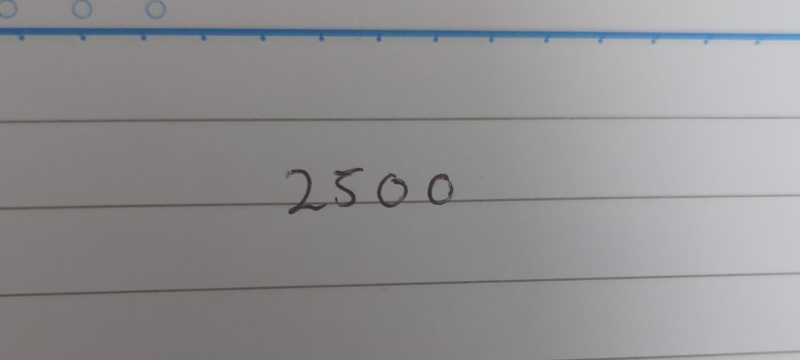
#> input picture handwritten_examples/sample_example1.jpeg, 1600 x 720 px (shown at 1/2 size)
$ python -i athn.py   (imports and definitions only)
#> lines starting #> are read from the running program, lines starting #| are printed output that depends on the picture; after the words box and inside, x2 and y2 are one past the last pixel; in counts of white or black regions, pixels touching at a corner belong together
"""Adaptive Text-Height Normalisation (ATHN): training-free, image-only preprocessing before unchanged LoGo-HTR.

1. Estimate text height from the image alone: Otsu ink mask; long printed lines (>= 50% of width or height) removed;
   8-connected components filtered to character/word-like blobs; text height = 80th percentile of their heights.
   This is an estimate, not a measurement; it fails on empty, near-uniform or very noisy crops (-> identity).
2. If the estimate lies inside [band_lo, band_hi] keep the image (identity path). Otherwise resize isotropically by
   target / estimate, clamped to [min_scale, max_scale] and so that the result stays within the upstream caps
   (h <= 256, w <= 1024) and minimum (16 px). INTER_CUBIC to enlarge, INTER_AREA to shrink. Aspect ratio kept.
No ground truth, field labels or dataset names are used; only pixels.
"""
import cv2
import numpy as np

UP_H, UP_W, MIN_SIDE = 256, 1024, 16


def estimate_text_height(rgb: np.ndarray):
    """Returns (height_px or None, info dict)."""
    if rgb is None or rgb.ndim != 3 or min(rgb.shape[:2]) < 4:
        return None, {"reason": "invalid_image"}
    grey = cv2.cvtColor(rgb, cv2.COLOR_RGB2GRAY)
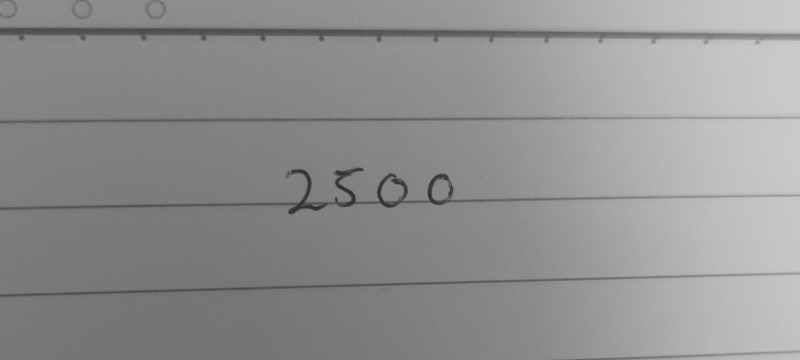
#> grey: shape (720, 1600) (shown at 1/2 size); min 40, max 203, mean 144.1
    if grey.std() < 2:
        return None, {"reason": "uniform_image"}
    _, ink = cv2.threshold(grey, 0, 255, cv2.THRESH_BINARY_INV + cv2.THRESH_OTSU)
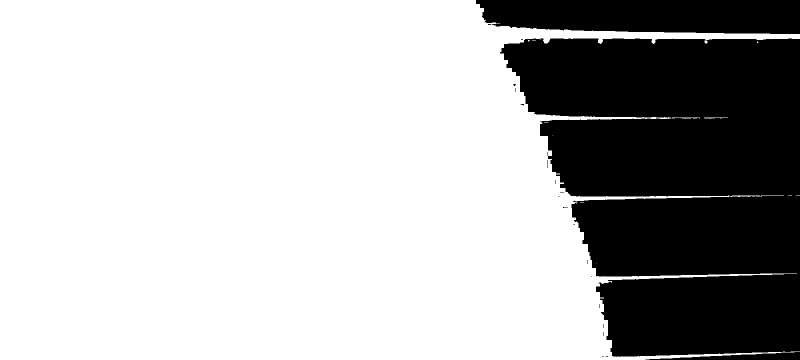
#> ink: shape (720, 1600) (shown at 1/2 size); 71% white; 22 black regions (19 under 20 px), largest, box (x1, y1, x2, y2) and area: (1000, 77, 1600, 714) 291950, (952, 0, 1600, 68) 39567, (1291, 704, 1600, 720) 2653
    frac = float((ink > 0).mean())
#> frac = 0.71
    if not 0.002 <= frac <= 0.6:
        return None, {"reason": "ink_fraction_out_of_range", "ink_fraction": round(frac, 4)}
    h, w = grey.shape
    lines = cv2.morphologyEx(ink, cv2.MORPH_OPEN, cv2.getStructuringElement(cv2.MORPH_RECT, (max(3, w // 2), 1))) | \
        cv2.morphologyEx(ink, cv2.MORPH_OPEN, cv2.getStructuringElement(cv2.MORPH_RECT, (1, max(3, h // 2))))
    ink = cv2.bitwise_and(ink, cv2.bitwise_not(lines))
    n, _, stats, _ = cv2.connectedComponentsWithStats(ink, connectivity=8)
    min_area = max(4, int(1e-4 * h * w))
    hs = [int(s[cv2.CC_STAT_HEIGHT]) for s in stats[1:]
          if s[cv2.CC_STAT_AREA] >= min_area and s[cv2.CC_STAT_HEIGHT] >= 3
          and s[cv2.CC_STAT_HEIGHT] <= 0.95 * h and s[cv2.CC_STAT_WIDTH] <= 0.9 * w]
    if not hs:
        return None, {"reason": "no_text_components"}
    return float(np.percentile(hs, 80)), {"components": len(hs), "ink_fraction": round(frac, 4)}


def apply(rgb: np.ndarray, cfg: dict):
    """Returns (image, meta). cfg: band_lo, band_hi, target, min_scale, max_scale."""
    est, info = estimate_text_height(rgb)
    h, w = rgb.shape[:2]
    meta = {"method": "ATHN", "estimated_text_height": est, **info, "input_hw": [h, w], "scale": 1.0,
            "interpolation": None, "applied": False}
    if est is None or cfg["band_lo"] <= est <= cfg["band_hi"]:
        meta["path"] = "identity" if est is not None else "identity_fallback"
        return rgb, meta
    s = min(max(cfg["target"] / est, cfg["min_scale"]), cfg["max_scale"])
    s = min(s, UP_H / h, UP_W / w) if s > 1 else s          # enlarging beyond the upstream caps would be undone
    s = max(s, MIN_SIDE / h, MIN_SIDE / w)
    if abs(s - 1) < 0.05:
        meta["path"] = "identity_small_change"
        return rgb, meta
    interp = cv2.INTER_CUBIC if s > 1 else cv2.INTER_AREA
    out = cv2.resize(rgb, (max(1, round(w * s)), max(1, round(h * s))), interpolation=interp)
    meta.update(scale=round(s, 4), interpolation="INTER_CUBIC" if s > 1 else "INTER_AREA", applied=True,
                path="resized", output_hw=list(out.shape[:2]))
    return out, meta


def _selftest():
    img = np.full((40, 160, 3), 255, np.uint8)
    cv2.putText(img, "3083", (10, 30), cv2.FONT_HERSHEY_SIMPLEX, 0.8, (0, 0, 0), 2)
    est, _ = estimate_text_height(img)
    assert est is not None and 10 <= est <= 30, est
    cfg = {"band_lo": 40, "band_hi": 80, "target": 56, "min_scale": 0.5, "max_scale": 4.0}
    out, meta = apply(img, cfg)
    assert meta["applied"] and out.shape[0] > img.shape[0] and abs(out.shape[1] / out.shape[0] - 4) < 0.1
    assert apply(np.full((40, 160, 3), 255, np.uint8), cfg)[1]["path"] == "identity_fallback"
    big = cv2.resize(img, None, fx=6, fy=6)
    assert apply(big, cfg)[0].shape[0] < big.shape[0]
    print("athn self-test passed")


# [2 lines not run here, left out]

>>> import cv2
>>> picture = cv2.cvtColor(cv2.imread('../handwritten_examples/sample_example1.jpeg'), cv2.COLOR_BGR2RGB)
>>> result = estimate_text_height(picture)

$ run again, on handwritten_examples/sample_example2.jpeg
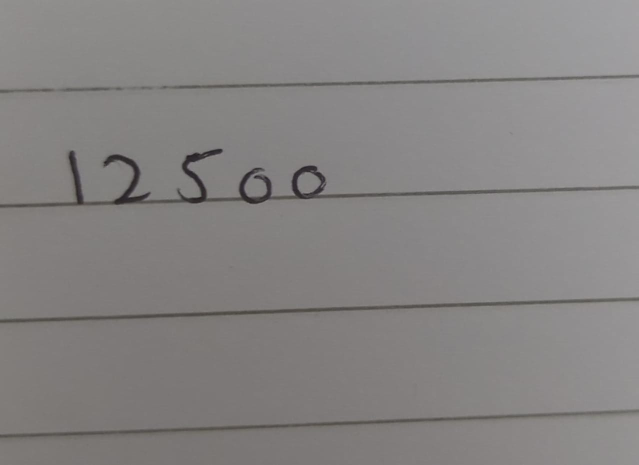
#> input picture handwritten_examples/sample_example2.jpeg, 1277 x 930 px (shown at 1/2 size)
#> in estimate_text_height, `_, ink = cv2.threshold(grey, 0, 255, cv2.THRESH_BINARY_INV + cv2.THRES..`:
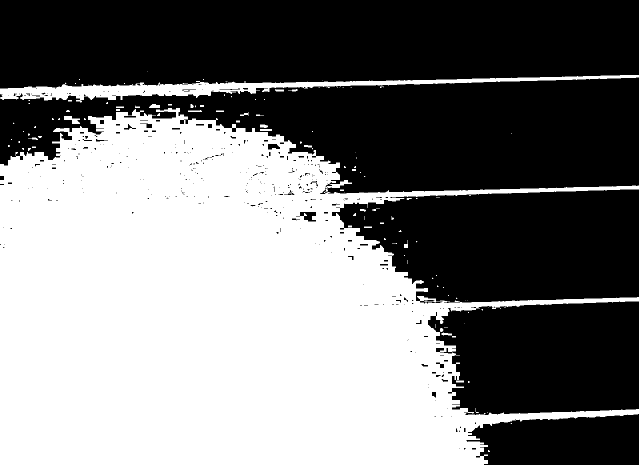
#> ink: shape (930, 1277) (shown at 1/2 size); 48.4% white; 122 white regions (79 under 20 px), largest, box (x1, y1, x2, y2) and area: (0, 216, 1277, 930) 554780, (0, 150, 1277, 205) 17514, (128, 232, 160, 248) 285
#> frac = 0.484
#> lines: shape (930, 1277); 42.1% white; 2 white regions, box (x1, y1, x2, y2) and area: (0, 224, 1248, 930) 498725, (0, 177, 477, 181) 1614
#> in estimate_text_height, `ink = cv2.bitwise_and(ink, cv2.bitwise_not(lines))`:
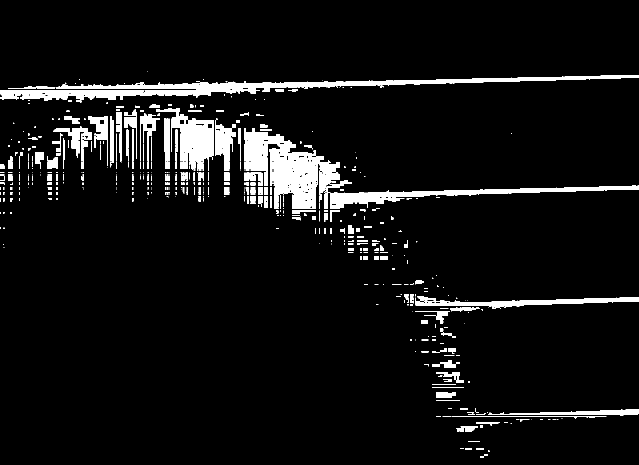
#> ink: shape (930, 1277) (shown at 1/2 size); 6.3% white; 699 white regions (431 under 20 px), largest, box (x1, y1, x2, y2) and area: (0, 150, 1277, 205) 15670, (548, 324, 704, 390) 5372, (501, 256, 648, 323) 4718
#> n = 700; stats = 700 rows, first 6: [0, 0, 1277, 930, 1112473], [295, 143, 1, 1, 1], [0, 150, 1277, 55, 15670], [158, 158, 2, 2, 4], [406, 158, 2, 2, 4], [645, 161, 1, 1, 1]
#> hs = 56 values, max 107 at index 2, min 4 at index 0, mean 41.86

$ run again, on handwritten_examples/sample_example3.jpeg
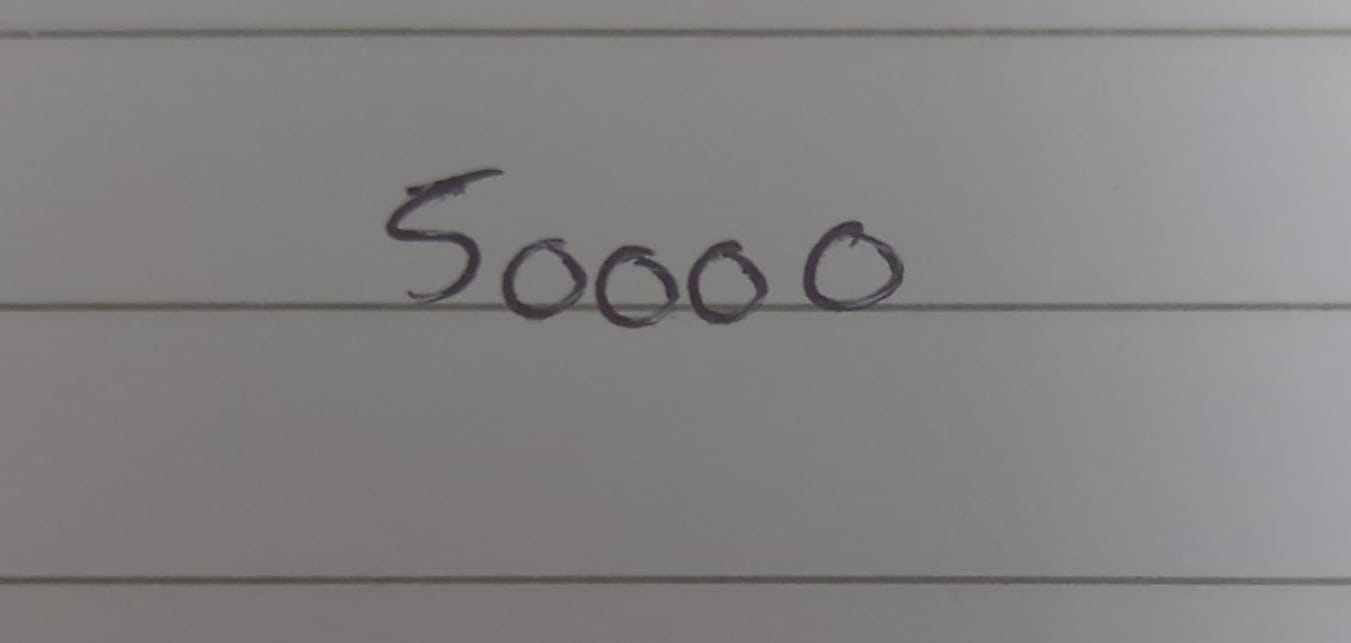
#> input picture handwritten_examples/sample_example3.jpeg, 1351 x 643 px
#> in estimate_text_height, `_, ink = cv2.threshold(grey, 0, 255, cv2.THRESH_BINARY_INV + cv2.THRES..`:
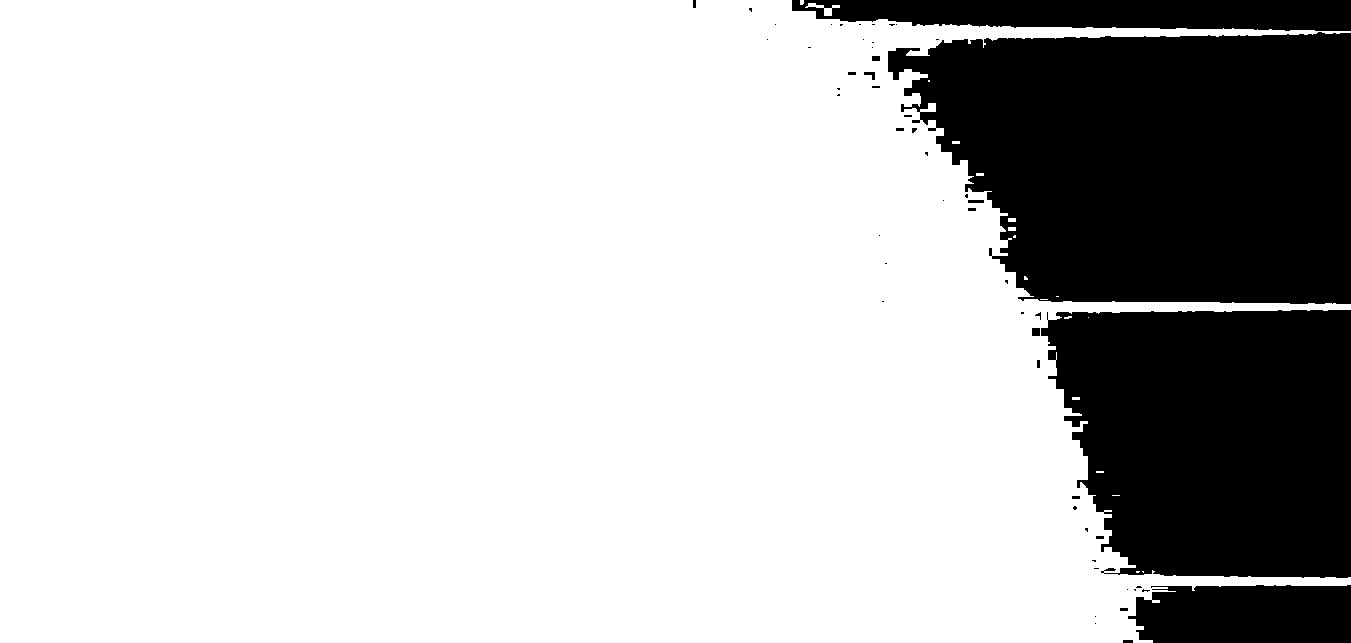
#> ink: shape (643, 1351); 76.8% white; 55 black regions (38 under 20 px), largest, box (x1, y1, x2, y2) and area: (888, 32, 1351, 304) 103064, (1041, 310, 1351, 578) 71728, (792, 0, 1351, 31) 14345
#> frac = 0.768

$ run again, on handwritten_examples/sample_example4.jpeg
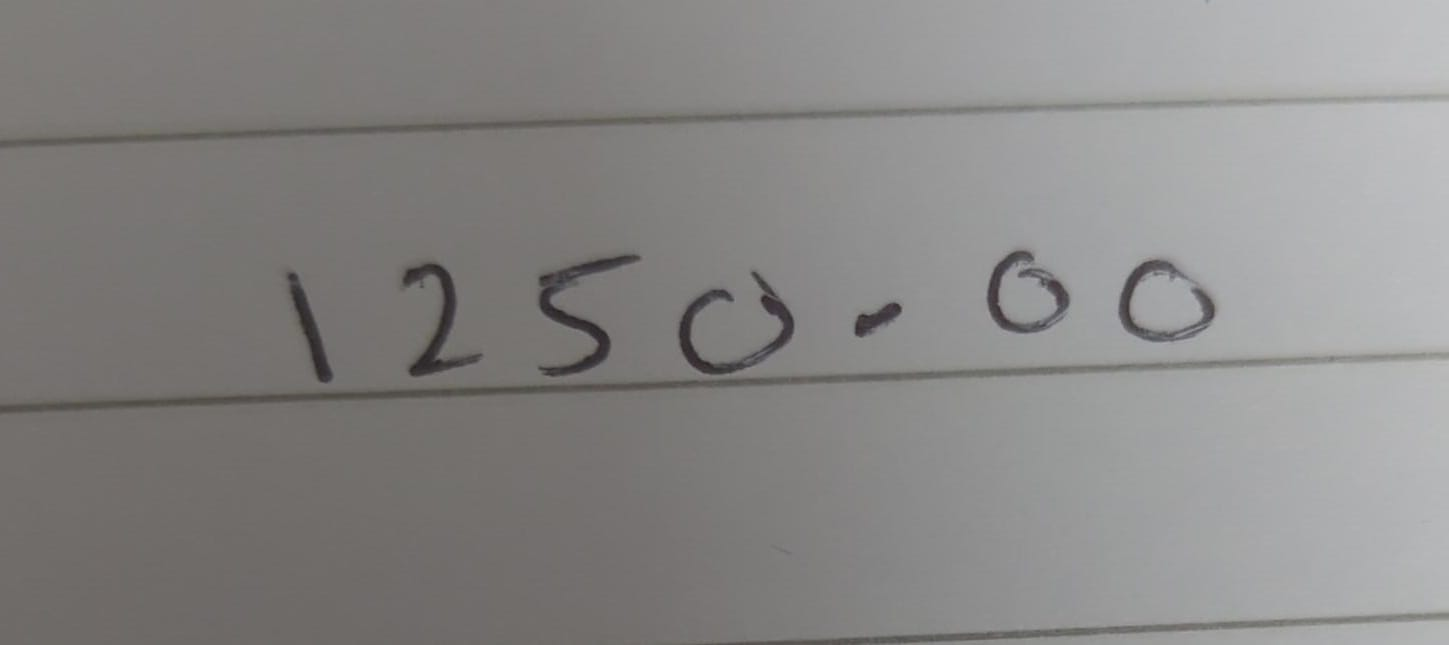
#> input picture handwritten_examples/sample_example4.jpeg, 1449 x 645 px
#> in estimate_text_height, `_, ink = cv2.threshold(grey, 0, 255, cv2.THRESH_BINARY_INV + cv2.THRES..`:
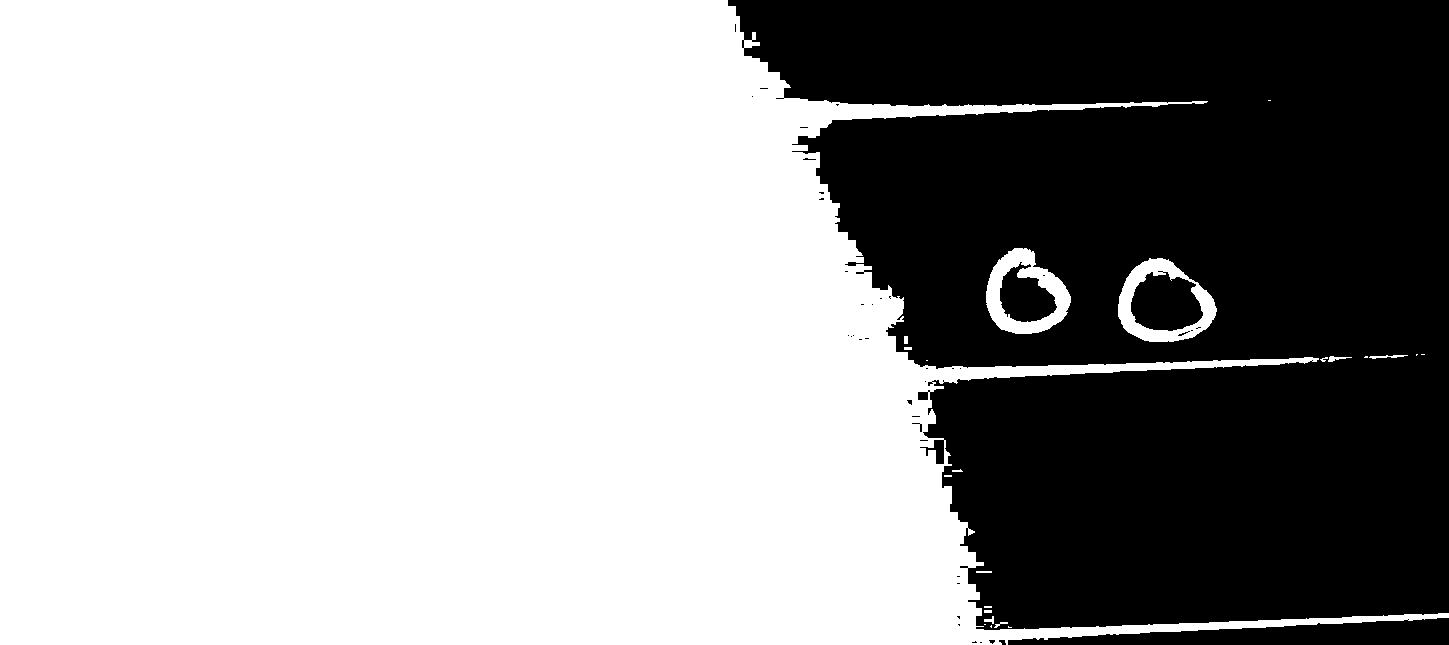
#> ink: shape (645, 1449); 62.7% white; 42 black regions (36 under 20 px), largest, box (x1, y1, x2, y2) and area: (728, 0, 1449, 630) 336374, (1008, 618, 1449, 645) 7018, (1131, 271, 1203, 331) 3165, (1000, 262, 1057, 322) 2107, (912, 423, 922, 432) 24, (999, 640, 1006, 645) 24
#> frac = 0.627
